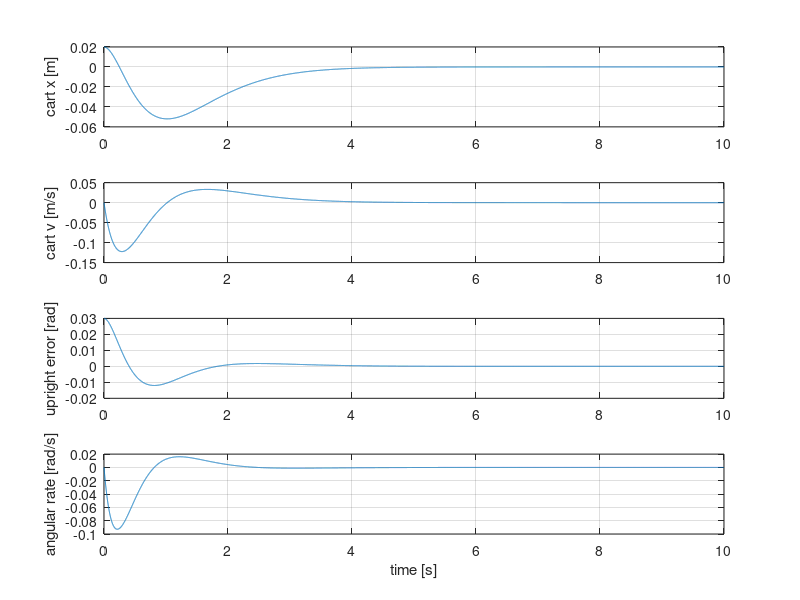

MATLAB code for this plot:
% Acceleration-input reference model matching pendulum_control.c.
% This script checks the ideal LINEAR upright design, not nonlinear swing-up.
% For executable nonlinear regression, run simulation/run_simulation.py.
% Geometry is an unverified uniform-rod interpretation of the original file.
g = 9.81;
l1 = 0.35;
l2 = 0.65;
m = 0.1;
d = abs(l2 - l1) / 2;                  % pivot-to-COM distance [m]
J = m * (l1^2 - l1*l2 + l2^2) / 3;    % pivot inertia [kg m^2]
L_eff = J / (m*d);                    % dynamic effective length [m]
E_upright = 2*m*g*d;                  % down-to-up energy [J]

% Coordinates: theta=0 DOWN, increasing toward +cart x near down.
% e=wrap(theta-pi); rightward bob lean at upright has NEGATIVE e.
% Nonlinear plant: theta_ddot=-(g*sin(theta)+a*cos(theta))/L_eff.
% States [x; v; e; omega], input cart acceleration a [m/s^2].
A = [0 1 0 0; 0 0 0 0; 0 0 0 1; 0 0 g/L_eff 0];
B = [0; 1; 0; 1/L_eff];

% Feedback a=kx*x+kv*v-kt*e-kw*omega; polynomial (s+2)^2*(s+3)^2.
kx = 36*L_eff/g;
kv = 60*L_eff/g;
kw = L_eff*(10+kv);
kt = L_eff*(37+kx)+g;
K = [-kx, -kv, kt, kw];             % a=-K*state
A_closed = A-B*K;
assert(max(abs(poly(A_closed)-[1 10 37 60 36])) < 1e-8);
fprintf('COM %.6f m, effective length %.6f m, upright energy %.6f J\n', d, L_eff, E_upright);
fprintf('Feedback [kx kv kt kw] = %.6f %.6f %.6f %.6f\n', kx, kv, kt, kw);
disp('Ideal continuous closed-loop eigenvalues:'); disp(eig(A_closed));

% No Control System Toolbox needed. This unsaturated ideal calculation omits
% quantization, motor speed/acceleration limits, rail limits and friction.
t = 0:0.001:10;
z = zeros(4, length(t));
z(:,1) = [0.02; 0; 0.03; 0];
transition = expm(A_closed*0.001);
for i=2:length(t)
    z(:,i) = transition*z(:,i-1);
end
figure(1);
labels = {'cart x [m]', 'cart v [m/s]', 'upright error [rad]', 'angular rate [rad/s]'};
for i=1:4
    subplot(4,1,i); plot(t,z(i,:)); ylabel(labels{i}); grid on;
end
xlabel('time [s]');
